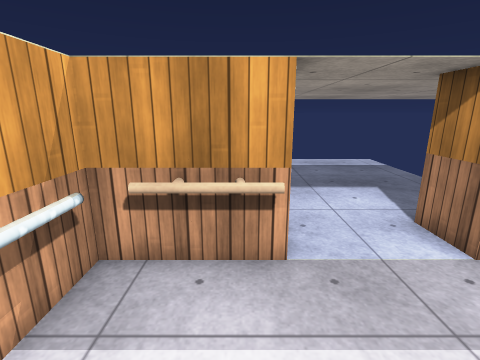
View 1 (above)

12 first-person views from a walk through a 3-D level made in the Unity game engine. The camera is 1.5 m above the floor, tilts 14° down and sees 85° across. Doors are open. The floor is counted in squares, 0.5 m on a side. Each view is taken from the middle of a square. On the plan, view 1 faces up. The plan holds only what a view shows up to about 19 squares ahead; the rest is blank. The place goes on beyond the plan. The player character is not drawn. Surface patterns are stand-ins for the level's own textures.

View 2
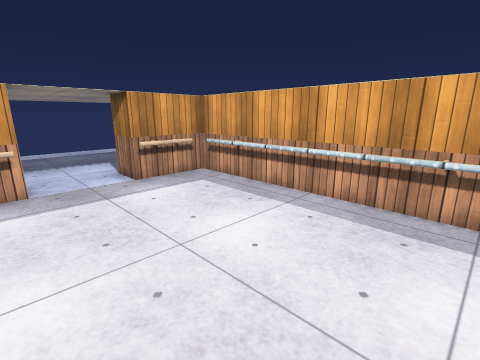

View 3
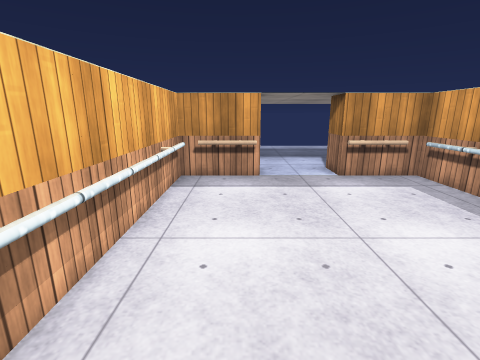

View 4
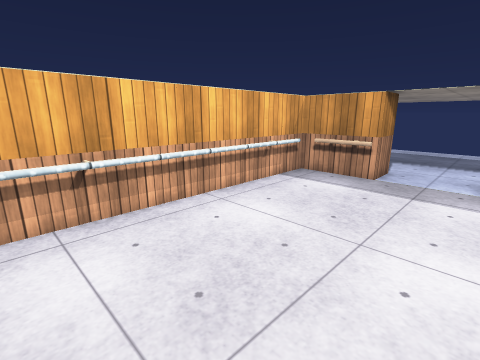

View 5
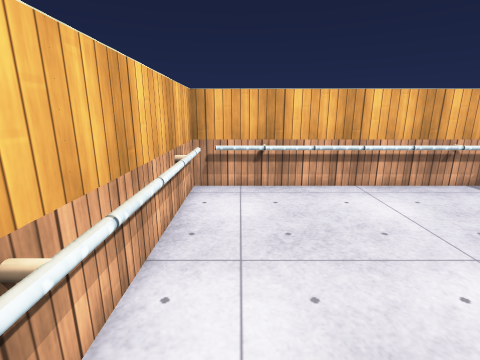

View 6
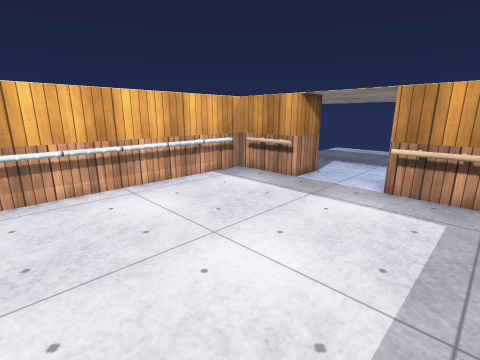

View 7
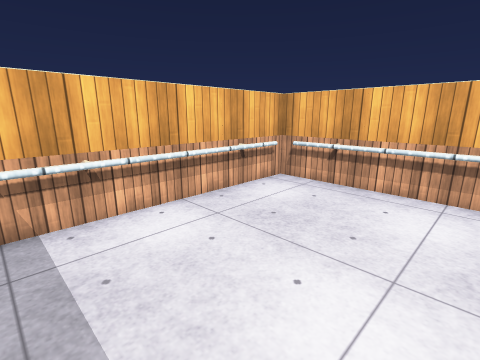

View 8
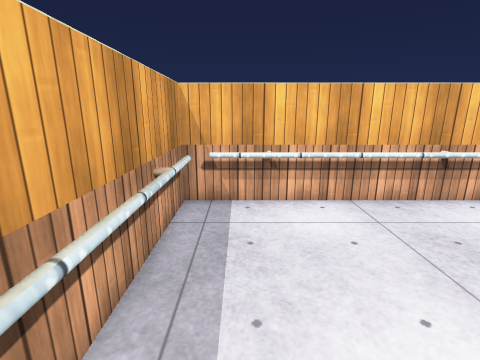

View 9
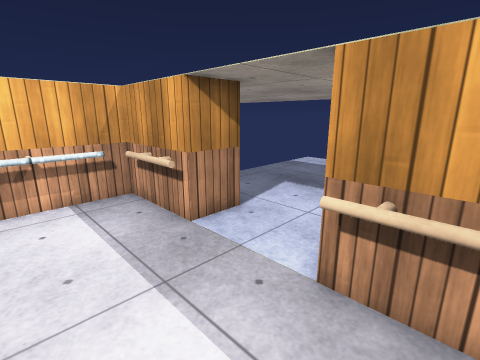

View 10
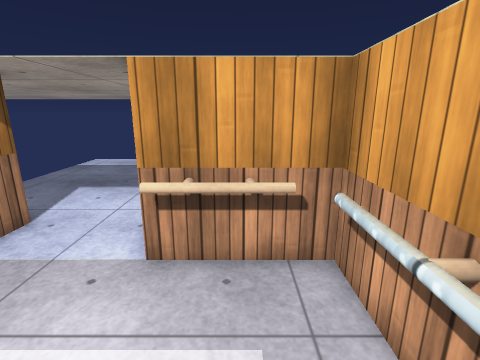

View 11
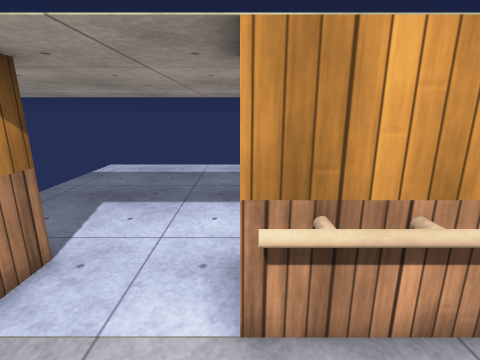

View 12
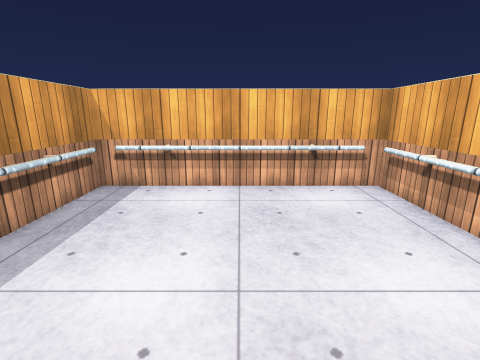

### Floor plan
Points are (right, up) in squares from view 1. A wall is a line through its corners. A room is listed if a view was taken in it or the views show most of it. See-through windows are left out.
Room 1 (views 1, 2, 3, 4, 5, 6, 7, 8, 9, 10, 11, 12)
walls: (-3, 1.5) (-3, -5.5); (1, 5) (0.4, 5); (0.5, -9) (5.6, -9); (5.6, 5) (5, 5); (-3, -6.5) (-3, -9) (-0.4, -9); (6.4, -9) (9, -9) (9, 5); (-3, 5) (-3, 2.5)
low walls: (-2.5, 1.5) (-2.5, -5.6); (-2.5, -6.4) (-2.5, -8); (-2.5, 4) (-2.5, 2.4); (8.5, -8) (8.5, 4); (-2, -8.5) (8, -8.5)
ways out: open door at (3, 5.5)
objects: other object (-1, 4) to (0, 4); other object (-1, 5); other object (0, 5); other object (6, 4) to (7, 4); other object (6, 5); other object (7, 5)

Where each view was taken, in squares from view 1:
view 1: 0 up, 0 right, facing up
view 2: 7 down, 0 right, facing up-right
view 3: 8 down, 0 right, facing up
view 4: 8 down, 5 right, facing up-left
view 5: 7 down, 8 right, facing left
view 6: 6 down, 8 right, facing up-left
view 7: 1 down, 8 right, facing down-left
view 8: 0 up, 7 right, facing down
view 9: 1 up, 7 right, facing up-left
view 10: 0 up, 7 right, facing up
view 11: 2 up, 5 right, facing up
view 12: 2 up, 3 right, facing down
